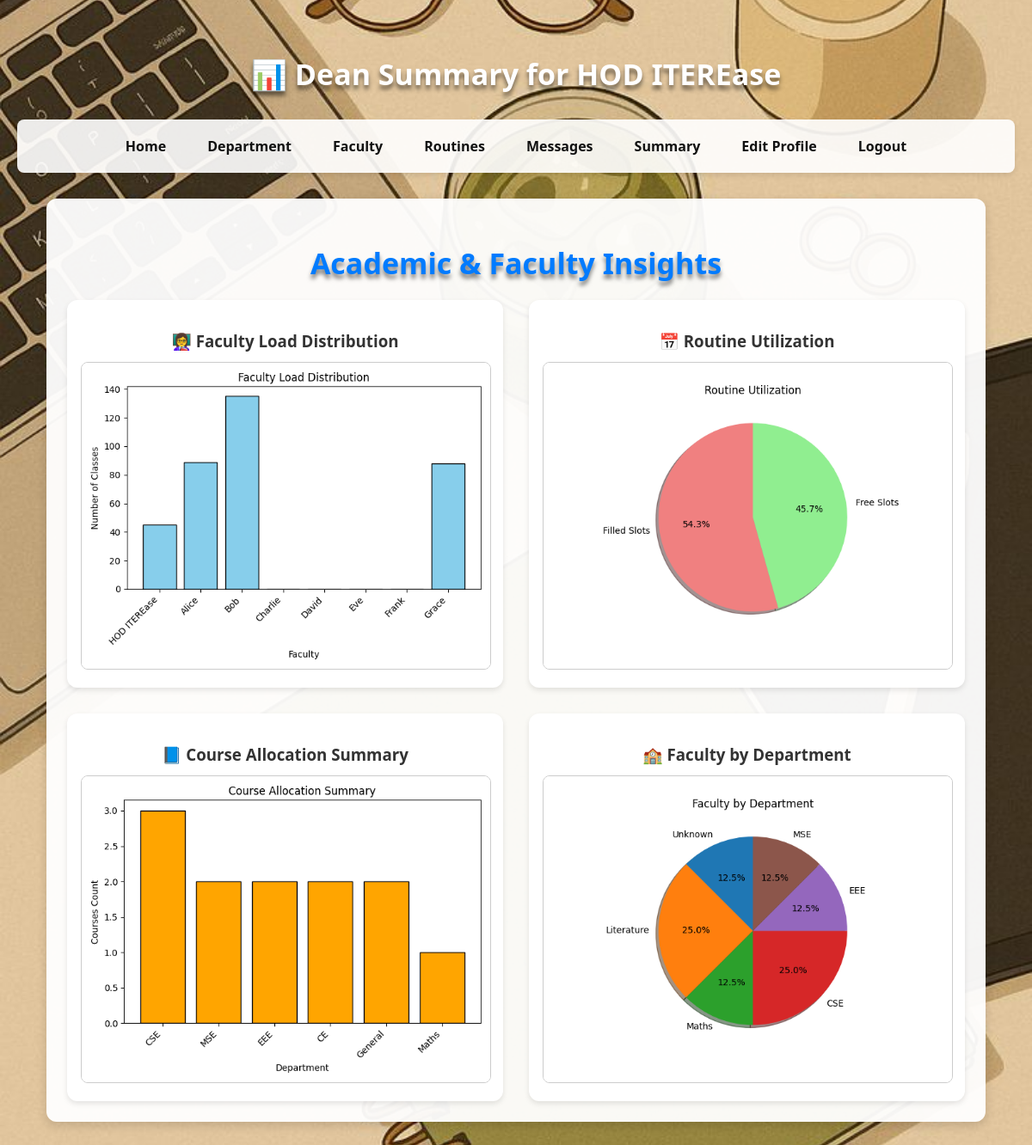
Page /deansummary/1 on the earlier database version.
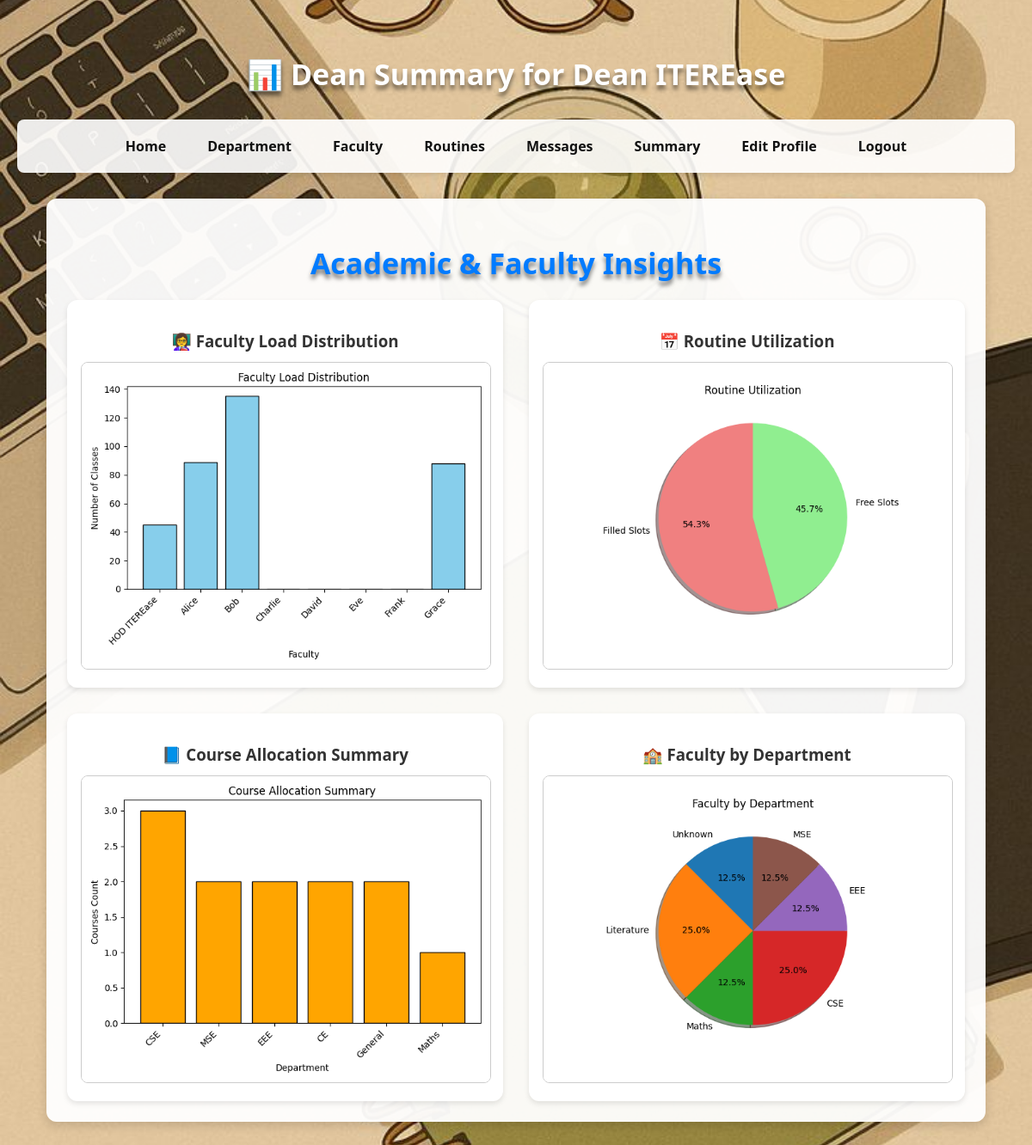
Same page on the later database version.
### app.py (models this page shows)
class Teacher(db.Model):
    __tablename__ = 'teacher'
    id = db.Column(db.Integer, primary_key=True, autoincrement=True)
    name = db.Column(db.String(100), nullable=False)
    email = db.Column(db.String(100), unique=True, nullable=False)
    password = db.Column(db.String(255), nullable=False)
    phone = db.Column(db.String(15), unique=True, nullable=False)
    address = db.Column(db.String(255))
    department_id = db.Column(db.Integer, db.ForeignKey('department.id'))
    classroom_id = db.Column(db.Integer, db.ForeignKey('classroom.id'))
    is_dean = db.Column(db.Boolean, default=False)
    workload = db.Column(db.Integer, default=0, nullable=False)
    subjects = db.relationship('Subject', backref='teacher')
    routine_slots = db.relationship('RoutineSlot', back_populates='teacher')

### app.py (the view)
@app.route('/deansummary/<int:dean_id>', methods=['GET'])
def deansummary(dean_id):
    dean = Teacher.query.filter_by(id=dean_id, is_dean=True).first()
    if not dean:
        flash("⚠️ Access Denied: Only deans can access this page.")
        return redirect('/')
    teachers = Teacher.query.all()
    faculty_names = [t.name for t in teachers]
    class_counts = [len(t.routine_slots) for t in teachers]  # using Teacher.routine_slots relationship
    fig1, ax1 = plt.subplots()
    ax1.bar(faculty_names, class_counts, color="skyblue", edgecolor="black")
    ax1.set_title("Faculty Load Distribution")
    ax1.set_xlabel("Faculty")
    ax1.set_ylabel("Number of Classes")
    plt.xticks(rotation=45, ha="right")
    plot_path_1 = "static/faculty_load.png"
    fig1.tight_layout()
    fig1.savefig(plot_path_1)
    plt.close(fig1)
    total_slots = RoutineSlot.query.count()
    filled_slots = RoutineSlot.query.filter(RoutineSlot.teacher_id.isnot(None)).count()
    free_slots = total_slots - filled_slots
    labels2 = ["Filled Slots", "Free Slots"]
    sizes2 = [filled_slots, free_slots]
    colors2 = ["lightcoral", "lightgreen"]
    fig2, ax2 = plt.subplots()
    ax2.pie(sizes2, labels=labels2, autopct='%1.1f%%', startangle=90, colors=colors2, shadow=True)
    ax2.set_title("Routine Utilization")
    plot_path_2 = "static/routine_utilization.png"
    fig2.savefig(plot_path_2)
    plt.close(fig2)
    courses = Subject.query.all()
    dept_course_count = {}
    for c in courses:
        dept_name = c.department.name if c.department else "Unknown"
        dept_course_count[dept_name] = dept_course_count.get(dept_name, 0) + 1
    fig3, ax3 = plt.subplots()
    ax3.bar(dept_course_count.keys(), dept_course_count.values(), color="orange", edgecolor="black")
    ax3.set_title("Course Allocation Summary")
    ax3.set_xlabel("Department")
    ax3.set_ylabel("Courses Count")
    plt.xticks(rotation=45, ha="right")
    plot_path_3 = "static/course_allocation.png"
    fig3.tight_layout()
    fig3.savefig(plot_path_3)
    plt.close(fig3)
    dept_faculty_count = {}
    for t in teachers:
        dept = t.department.name if t.department else "Unknown"
        dept_faculty_count[dept] = dept_faculty_count.get(dept, 0) + 1
    fig4, ax4 = plt.subplots()
    ax4.pie(dept_faculty_count.values(), labels=dept_faculty_count.keys(), autopct='%1.1f%%', startangle=90, shadow=True)
    ax4.set_title("Faculty by Department")
    plot_path_4 = "static/faculty_by_dept.png"
    fig4.savefig(plot_path_4)
    plt.close(fig4)
    return render_template(
        "dean_summary.html",
        dean=dean,
        plot_path_1=plot_path_1,
        plot_path_2=plot_path_2,
        plot_path_3=plot_path_3,
        plot_path_4=plot_path_4
    )

### templates/dean_summary.html (shortened to what this page needs)
<!DOCTYPE html>
<html lang="en">
<head>
</head>
<body>
    <h1>📊 Dean Summary for {{ dean.name }}</h1>
    <nav>
        <a href="/deandashboard/{{dean.id}}">Home</a>
        <a href="/departmentdetails/{{dean.id}}">Department</a>
        <a href="/showfaculty/{{dean.id}}">Faculty</a>
        <a href="/routine/{{dean.id}}">Routines</a>
        <a href="/message/{{dean.id}}">Messages</a>
        <a href="/deansummary/{{ dean.id }}">Summary</a>
        <a href="/teditprofile/{{dean.id}}">Edit Profile</a>
        <a href="/logout">Logout</a>
    </nav>
    <div class="card">
        <h2>Academic & Faculty Insights</h2>
        <div class="charts-container">
            <div class="chart-box">
                <h3>👩‍🏫 Faculty Load Distribution</h3>
                <img src="{{ url_for('static', filename='faculty_load.png') }}" alt="Faculty Load Distribution">
            </div>
            <div class="chart-box">
                <h3>📅 Routine Utilization</h3>
                <img src="{{ url_for('static', filename='routine_utilization.png') }}" alt="Routine Utilization">
            </div>
            <div class="chart-box">
                <h3>📘 Course Allocation Summary</h3>
                <img src="{{ url_for('static', filename='course_allocation.png') }}" alt="Course Allocation">
            </div>
            <div class="chart-box">
                <h3>🏫 Faculty by Department</h3>
                <img src="{{ url_for('static', filename='faculty_by_dept.png') }}" alt="Faculty by Department">
            </div>
        </div>
    </div>
</body>
</html>

### templates/dean_summary.html (style rules this page uses)
body { font-family: 'Segoe UI', Tahoma, Geneva, Verdana, sans-serif; background: url("/static/pic.jpeg") no-repeat center center/cover; margin: 0; padding: 40px 20px; }
h1, h2 { color: #fff; font-size: 34px; margin-bottom: 30px; text-shadow: 0 5px 5px rgba(0,0,0,0.5); text-align: center; }
nav { display: flex; justify-content: center; gap: 20px; margin-bottom: 30px; padding: 12px; background: rgba(255, 255, 255, 0.9); border-radius: 8px; box-shadow: 0 3px 6px rgba(0,0,0,0.1); }
nav a { color: rgb(17, 17, 17); text-decoration: none; font-weight: bold; padding: 8px 14px; border-radius: 6px; transition: background 0.2s; }
.card { background: rgba(255, 255, 255, 0.95); border-radius: 12px; padding: 24px; margin: 20px auto; width: 90%; max-width: 1200px; box-shadow: 0 4px 12px rgba(0,0,0,0.15); text-align: center; }
.card h2 { margin-bottom: 20px; color: #007BFF; }
.charts-container { display: grid; grid-template-columns: repeat(auto-fit, minmax(420px, 1fr)); gap: 30px; margin-top: 20px; }
.chart-box { background: #fff; border-radius: 12px; padding: 16px; box-shadow: 0 3px 6px rgba(0,0,0,0.1); }
.chart-box h3 { color: #333; margin-bottom: 12px; }
.chart-box img { width: 100%; border-radius: 8px; border: 1px solid #ccc; }

Differences in the rows shown:
changed Teacher: name "HOD ITEREase" → "Dean ITEREase"
